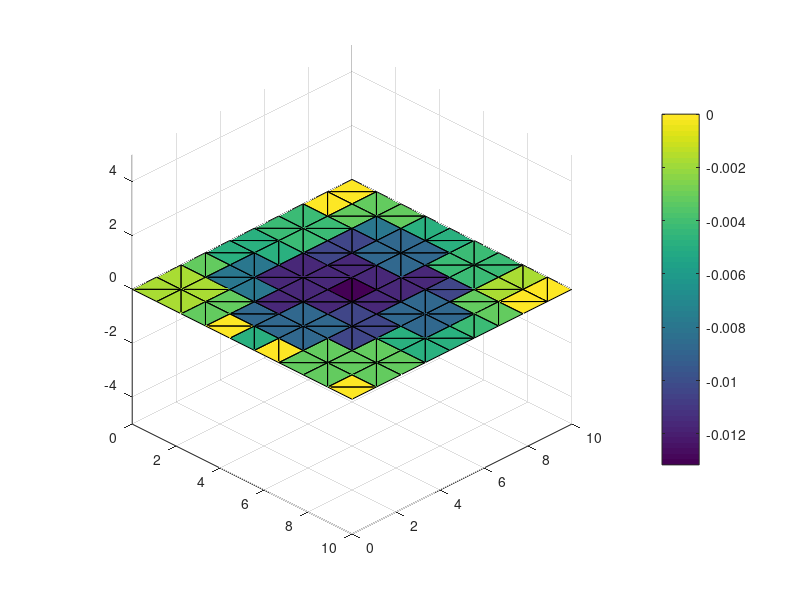

MATLAB code to generate this figure:
% =============================================================================
%  PLACA CUADRADA EMPOTRADA EN BORDES CON CARGA UNIFORME
% =============================================================================
%
%  Benchmark portado de awatif-v2:
%     C:\Users\j-b-j\Documents\awatif-v2\awatif-fem\src\deform.test.ts
%     test("Plate: Rectangular pin-supported plate with uniform load")
%
%  Este script es MATLAB 100% portable:
%     - Corre en MATLAB nativo  -> muestra figuras con colormap jet (SAP2000-style)
%     - Corre en Hekatan Lab    -> HTML con Three.js rainbow (mismo look)
%     - Corre en Octave         -> figuras con colormap jet
%
%  Geometria:    placa cuadrada 10x10 m, espesor 0.15 m
%  Material:     E=10 GPa, nu=0.25, isotropica
%  Carga:        p0 = -1000 N/m2 (uniforme transversal)
%  Apoyos:       fijos en los 4 bordes
%  Deflexion:    max ~= 12.69 mm (FEM awatif)
%                       13.541 mm (solucion analitica Timoshenko exacta)
% =============================================================================

%% Parametros del problema
a  = 10.0    % longitud en x [m]
b  = 10.0    % longitud en y [m]
h  = 0.15    % espesor [m]
p0 = -1000   % carga distribuida [N/m2]
E  = 1.0e10  % modulo elastico [Pa]
nu = 0.25    % coeficiente de Poisson

%% Generacion del mesh - grid regular 10x10 (100 nodos)
nPts = 100;
x = zeros(1, nPts);
y = zeros(1, nPts);
for k = 1:nPts
    i = mod(k - 1, 10);
    j = (k - i - 1) / 10;
    x(k) = i * a / 9;
    y(k) = j * b / 9;
end

%% Triangulacion Delaunay automatica (~162 triangulos)
tri = delaunay(x, y);

%% Solucion analitica de Timoshenko - serie de Fourier completa
% w(x, y) = (16*p0 / pi6*D) * Sum_{m,n impares} sin(mpix/a)*sin(npiy/b) / [m*n*(m2/a2 + n2/b2)2]
%
% Sumamos m, n in {1, 3, 5, 7} (4x4 = 16 terminos) - converge rapido a la
% solucion exacta Timoshenko 13.541 mm.
D = E * h^3 / (12 * (1 - nu^2))

w = zeros(1, nPts);
for k = 1:nPts
    s = 0;
    for m = 1:2:7
        for n = 1:2:7
            num = sin(m*pi*x(k)/a) * sin(n*pi*y(k)/b);
            den = m * n * (m^2/a^2 + n^2/b^2)^2;
            s = s + num / den;
        end;
    end;
    w(k) = 16 * p0 / (pi^6 * D) * s;
end;

%% Deflexion maxima en milimetros
w_max_mm = abs(min(w)) * 1000

%% Visualizacion 2D - mesh wireframe
% triplot(tri, x, y);

%% Visualizacion 3D - superficie deformada
trisurf(tri, x, y, w);
colorbar();                 % barra de color con valores Min/Max
view(45, 30);               % vista oblicua orbital
axis('equal');              % escalas iguales en X, Y, Z
